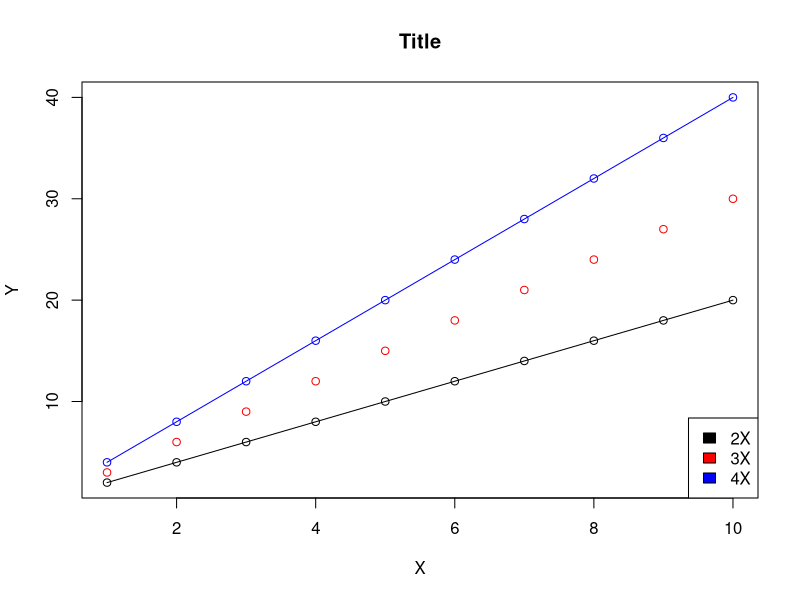
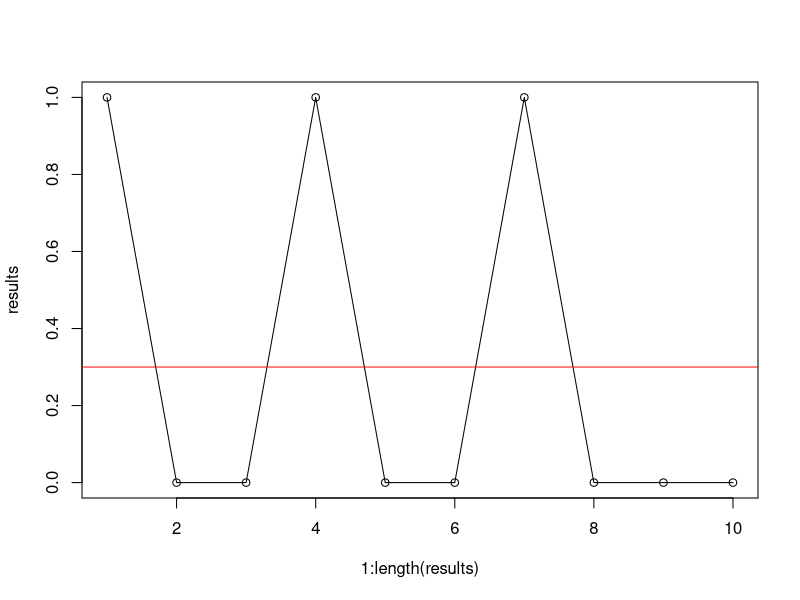

Recreate these plots in R, in order.
## ---- chunk 1
#Clear environment
rm(list=ls())

## ---- chunk 2
 #Nernst equation

R <- 8.314
Tmp <- 310
Far <- 96490
Xout <- 50
Xin <- 500

nernst <- function(){
  volts <- (R*Tmp/Far)*log(Xout/Xin)
  return(volts*1000)
}

result <- nernst()
print(result)


#in lab, doing multiple ions instead of just one. increase concentration (Na becomes the only important thing) --> asymptotically approaching nernst potential.
## ---- chunk 3

X <- 1:10
Y1 <- 2*X
Y2 <- 3*X
Y3 <- 4*X

plot(X, Y1, xlab="X", ylab="Y", main="Title",type = "o", col="black",xlim=c(1,10),ylim=c(2,40))
points(X,Y2, col="red")
lines(X, Y3, col="blue",type="o")
legend("bottomright",legend=c("2X","3X","4X"),fill=c("black","red","blue"))

## ---- chunk 4
#initializing array with 0s, coinflip simulation for loop; plot results and abline mean
results <-rep(0,10)
for (i in 1:length(results)) {
  randNum <- runif(1)
  if (randNum < 0.5) {
    results[i] <- 1
  }
}


avg <- sum(results)/length(results)

plot(1:length(results),results,type="o")

#add straight line
abline(h=avg, col="red")


